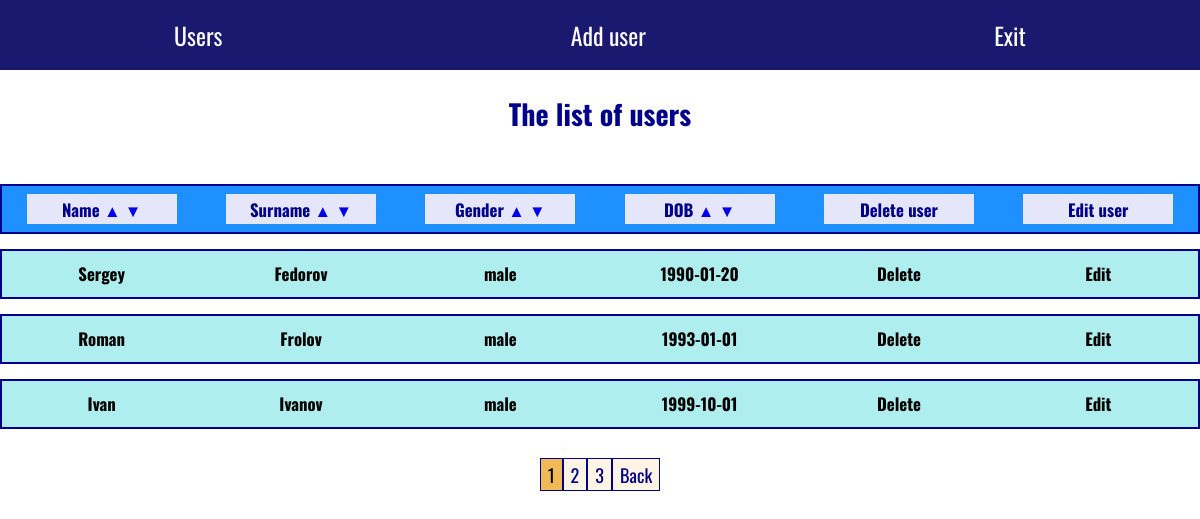
/admin/posts/surname/ASC/1 (signed in), run on the app's committed database.
### tables this page shows
CREATE TABLE `users` (
  `id` int(10) UNSIGNED NOT NULL,
  `login` varchar(10) NOT NULL,
  `password` varchar(255) NOT NULL,
  `name` varchar(50) NOT NULL,
  `surname` varchar(50) NOT NULL,
  `gender` varchar(10) NOT NULL,
  `DOB` date NOT NULL
);

### application/controllers/AdminController.php (called while the page is built, shortened)
<?php
class AdminController extends Controller
{
	public function postsAction($parameter = 'id', $type = 'DESC')
	{
		$num_posts_per_page = 3;
		$pagination = new Pagination($this->route, $this->model->postsCount(),$num_posts_per_page);
		$vars = [
			'pagination' => $pagination->get(),
			'list' => $this->model->postsList($this->route, $num_posts_per_page, $parameter, $type)
		];
		$this->view->render('Users', $vars);
	}
	public function sortingAction()
	{
		$this -> postsAction($this->route['parameter'], $this->route['type']);
	}
}

### index.php (called while the page is built, shortened)
<?php
spl_autoload_register(function ($class){
	$path = str_replace('\\','/',$class.'.php');
});
$router = new Router;
$router -> run();

### application/lib/Db.php (called while the page is built, shortened)
<?php
class Db
{
	protected $db;
	function __construct()
	{
		$config = require 'application/config/db.php';
		$this->db = new PDO('mysql:host='.$config['host'].';dbname='.$config['db'].'',$config['username'],$config['password'],$config['options']);
		$this->db -> exec("set names utf8");
	}
	public function dbCheckError($query)
	{
		$errInfo = $query->errorInfo();
		return true;
	}
	public function selectAllonPage($table, $limit, $offset, $parameter, $type)
	{
		$sql = "SELECT * FROM $table ORDER BY $parameter $type LIMIT $limit OFFSET $offset";
		$query = $this -> db -> prepare($sql);
		$query->execute();
		return $query -> fetchAll();
	}
	public function numPosts($table,$column)
	{
		$sql = "SELECT COUNT($column) FROM $table";
		$query = $this -> db -> prepare($sql);
		$query->execute();
		return $query -> fetchColumn();
	}
}

### application/config/db.php (called while the page is built)
<?php
return  [
	"host" => "localhost",
	"username" => "root",
	"password" => "mysql",
	"db" => "sibers",
	"options" => [PDO::ATTR_ERRMODE => PDO::ERRMODE_EXCEPTION,
		PDO::ATTR_DEFAULT_FETCH_MODE => PDO::FETCH_ASSOC]
];

### application/models/Admin.php (called while the page is built, shortened)
<?php
class Admin extends Model
{
	public function postsCount()
	{
		return $this->db->numPosts('users','id');
	}
	public function postsList($route, $num_posts_per_page, $parameter, $type)
	{
		$offset = (($route['page'] ?? 1) - 1)*$num_posts_per_page;
		return $this->db->selectAllonPage('users', $num_posts_per_page, $offset, $parameter, $type);
	}
}

### application/core/Controller.php (called while the page is built, shortened)
<?php
abstract class Controller
{
	public function __construct($route)
	{
		$this->route = $route;
		$this->model = $this->loadModel($route['controller']);
	}
	public function loadModel($name)
	{
		$path = 'application\models\\'.ucfirst($name);
		if (class_exists($path))
		{
			return new $path;
		}
	}
}

### application/core/Model.php (called while the page is built, shortened)
<?php
abstract class Model
{
	public function __construct()
	{
		$this->db = new Db;
	}
}

### application/views/admin/posts.php (the view)
<h2 class="titlee">The list of users</h2>
<div class='users-list-header'>
		<div class="line1">
			<div class="block">
				<h3>
					Name
					<a href="/admin/posts/name/ASC/1">
						&#9650;
					</a>
					<a href="/admin/posts/name/DESC/1">
						&#9660;
					</a>
				</h3>
			</div>
			<div class="block">
				<h3>
					Surname
					<a href="/admin/posts/surname/ASC/1">
						&#9650;
					</a>
					<a href="/admin/posts/surname/DESC/1">
						&#9660;
					</a>
				</h3>
			</div>
			<div class="block">
				<h3>
					Gender
					<a href="/admin/posts/gender/ASC/1">
						&#9650;
					</a>
					<a href="/admin/posts/gender/DESC/1">
						&#9660;
					</a>
				</h3>
			</div>
			<div class="block">
				<h3>
					DOB
					<a href="/admin/posts/DOB/ASC/1">
						&#9650;
					</a>
					<a href="/admin/posts/DOB/DESC/1">
						&#9660;
					</a>
				</h3>
			</div>
			<div class="block">
				<h3>Delete user</h3>
			</div>
			<div class="block">
				<h3>Edit user</h3>
			</div>
		</div>
</div>
<?php if (empty($list)): ?>
	<p class="titlee">User list is empty!!!</p>
<?php else: ?>
	<?php foreach ($list as $val): ?>
	<div class="users-list">
		<div class="line1">
			<div class="block">
				<h3>
					<a href="/admin/post/<?= $val['id']; ?>"><?= $val['name']; ?></a>
				</h3>
			</div>
			<div class="block">
				<h3>
					<?= $val['surname']; ?>
				</h3>
			</div>
			<div class="block">
				<h3>
					<?= $val['gender']; ?>
				</h3>
			</div>
			<div class="block">
				<h3>
					<?= $val['DOB']; ?>
				</h3>
			</div>
			<div class="block">
				<h3>
					<a href="/admin/delete/<?= $val['id']; ?>">Delete</a>
				</h3>
			</div>
			<div class="block">
				<h3>
					<a href="/admin/edit/<?= $val['id']; ?>">Edit</a>
				</h3>
			</div>
		</div>
	</div>
	<?php endforeach; ?>
	<div class="pag">
		<?php echo $pagination; ?>
	</div>
<?php endif; ?>

### public/styles/style.css (style rules this page uses)
html { font-size: 14px; }
body { margin: 0px; }
* { box-sizing: border-box; }
.pag { display: flex; justify-content: space-around; }
.titlee { font-size: 2rem; font-family: 'Oswald', sans-serif; color: #00008B; text-align: center; margin-bottom: 50px; }
.users-list-header { border:2px solid DarkBlue; width: 100%; height:50px; margin-bottom: 15px; background-color: #1E90FF; display: flex; flex-direction: column; justify-content: space-around; }
.users-list-header .line1 { display: flex; flex-wrap: wrap; justify-content: space-around; }
.users-list-header .block { background-color: #E6E6FA; width: 150px; height: 30px; display: flex; justify-content: center; }
.users-list-header h3 { font-family: 'Oswald', sans-serif; font-size:1.2rem; color: #00008B; margin: auto 0px; }
.users-list-header a { text-decoration: none; }
.users-list { border:2px solid #00008B; width: 100%; height:50px; margin-bottom: 15px; background-color: #AFEEEE; display: flex; flex-direction: column; justify-content: space-around; }
.users-list .line1 { display: flex; justify-content: space-around; }
.users-list .block { width: 150px; height: 30px; display: flex; flex-direction: row; justify-content: center; }
.users-list h3 { font-family: 'Oswald', sans-serif; font-size:1.2rem; margin: 2px; color: Black; }
.users-list h3 a { text-decoration: none; color: Black; }

### data on the page
users: name "Sergey", surname "Fedorov", gender "male", DOB "1990-01-20"
users: name "Roman", surname "Frolov", gender "male", DOB "1993-01-01"
users: name "Ivan", surname "Ivanov", gender "male", DOB "1999-10-01"

### other printed values
$text "2"
$text "3"
$text "Back"
